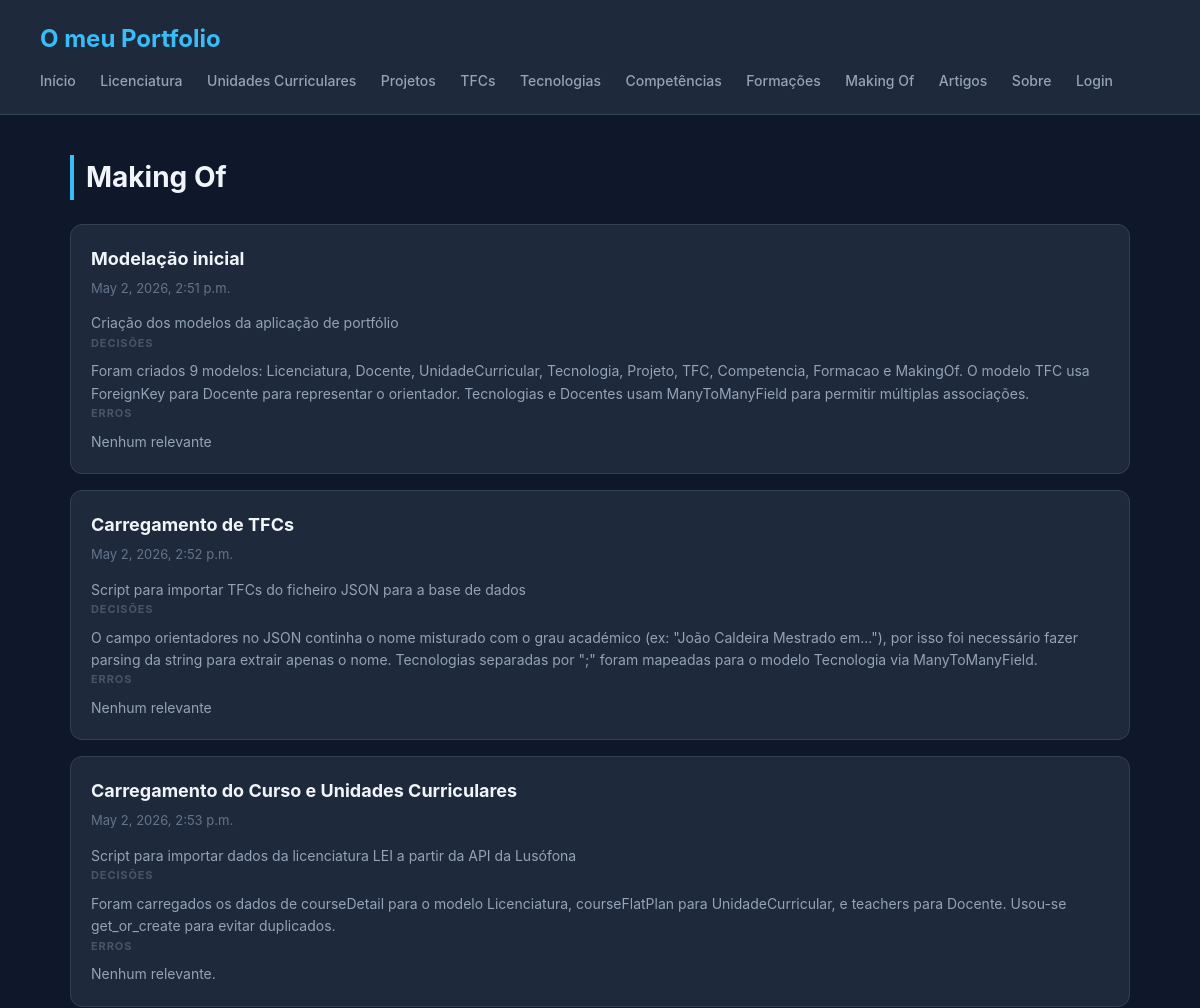
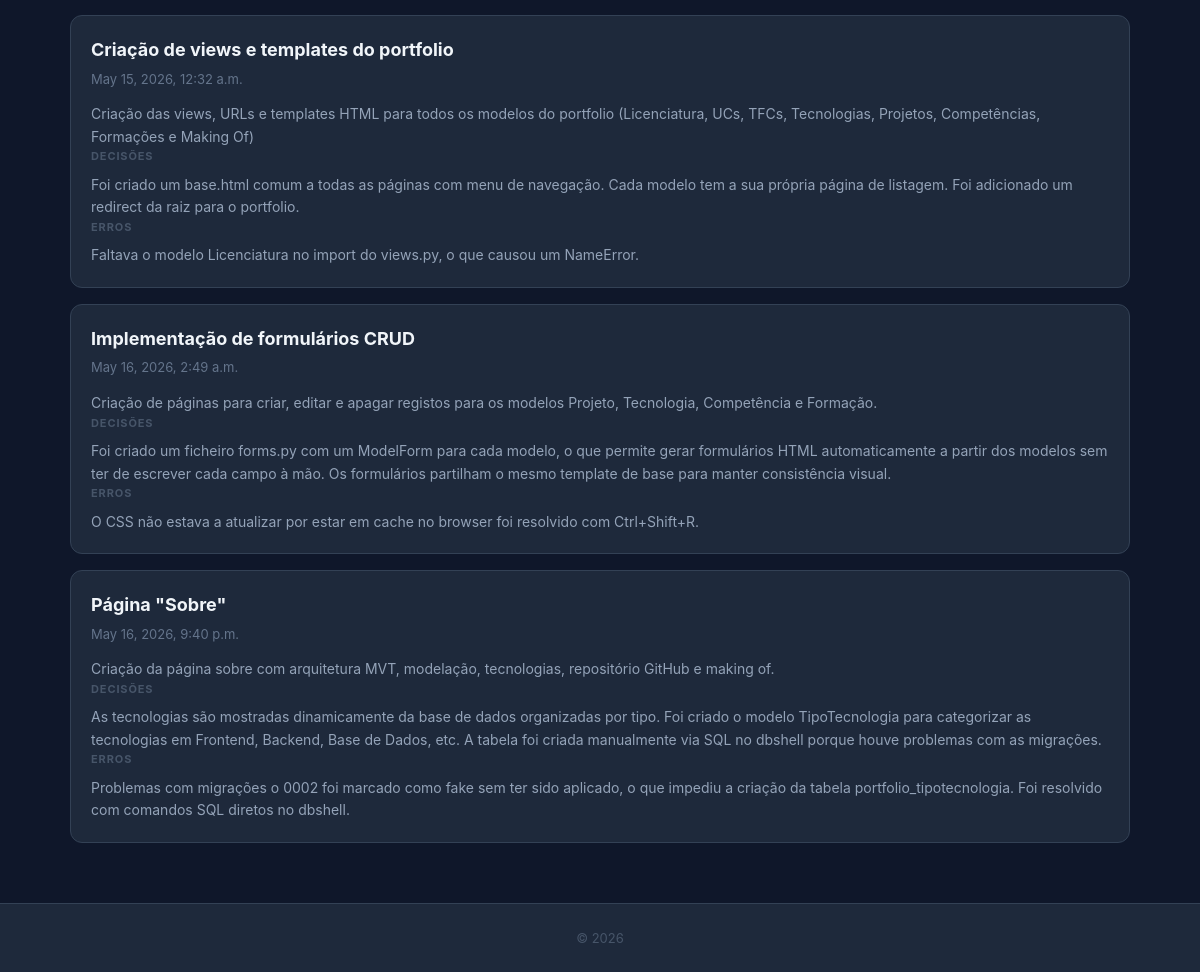
Page /makingof/ on the committed database (2 pictures, top to bottom).
### portfolio/models.py (models this page shows, shortened)
class MakingOf(models.Model):
    data = models.DateTimeField(auto_now_add=True)
    etapa = models.CharField(max_length=100)
    descricao = models.TextField()
    imagem = models.ImageField(upload_to='makingof/', null=True, blank=True)
    decisoes = models.TextField()
    erros = models.TextField()
    uso_ia = models.TextField(blank=True)

### portfolio/views.py (the view)
# urls.py: path('makingof/', views.makingof_view, name='makingof'),
def makingof_view(request):
    entradas = MakingOf.objects.all()
    return render(request, 'portfolio/makingof.html', {'entradas': entradas})

### portfolio/templates/portfolio/makingof.html
{% extends "portfolio/base.html" %}
{% block content %}
<h2>Making Of</h2>
<section>
    {% for entrada in entradas %}
    <article>
        <header>
            <h3>{{ entrada.etapa }}</h3>
            <p>{{ entrada.data }}</p>
        </header>
        <section>
            <p>{{ entrada.descricao }}</p>
            <h4>Decisões</h4>
            <p>{{ entrada.decisoes }}</p>
            <h4>Erros</h4>
            <p>{{ entrada.erros }}</p>
        </section>
    </article>
    {% endfor %}
</section>
{% endblock %}

### portfolio/static/portfolio/styles.css (style rules this page uses)
* { box-sizing: border-box; margin: 0; padding: 0; }
body { font-family: "Inter", "Segoe UI", system-ui, sans-serif; background: #0f172a; color: #e2e8f0; line-height: 1.6; }
h2 { font-size: 28px; margin-bottom: 24px; color: #f1f5f9; border-left: 4px solid #38bdf8; padding-left: 12px; }
section > article { background: #1e293b; border: 1px solid #334155; border-radius: 12px; padding: 20px; margin-bottom: 16px; transition: all 0.25s ease; }
article > header h3 { font-size: 18px; color: #f1f5f9; margin-bottom: 4px; }
article > header p { font-size: 13px; color: #64748b; }
article > section { margin-top: 14px; }
article > section h4 { font-size: 11px; text-transform: uppercase; letter-spacing: 0.08em; color: #475569; margin-bottom: 8px; }
article > section p { font-size: 14px; color: #94a3b8; }

### rows in the picture
MakingOf: etapa "Modelação inicial", data "May 2, 2026, 2:51 p.m.", descricao "Criação dos modelos da aplicação de portfólio", decisoes "Foram criados 9 modelos: Licenciatura, Docente, UnidadeCurricular, Tecnologia, Projeto, TFC, Competencia, Formacao e MakingOf. O modelo TFC usa ForeignKey para Docente para representar o orientador. Tecnologias e Docentes usam ManyToManyField para permitir múltiplas associações.", erros "Nenhum relevante"
MakingOf: etapa "Carregamento de TFCs", data "May 2, 2026, 2:52 p.m.", descricao "Script para importar TFCs do ficheiro JSON para a base de dados", decisoes "O campo orientadores no JSON continha o nome misturado com o grau académico (ex: \"João Caldeira Mestrado em...\"), por isso foi necessário fazer parsing da string para extrair apenas o nome. Tecnologias separadas por \";\" foram mapeadas para o modelo Tecnologia via ManyToManyField.", erros "Nenhum relevante"
MakingOf: etapa "Carregamento do Curso e Unidades Curriculares", data "May 2, 2026, 2:53 p.m.", descricao "Script para importar dados da licenciatura LEI a partir da API da Lusófona", decisoes "Foram carregados os dados de courseDetail para o modelo Licenciatura, courseFlatPlan para UnidadeCurricular, e teachers para Docente. Usou-se get_or_create para evitar duplicados.", erros "Nenhum relevante."
MakingOf: etapa "Criação de views e templates do portfolio", data "May 15, 2026, 12:32 a.m.", descricao "Criação das views, URLs e templates HTML para todos os modelos do portfolio (Licenciatura, UCs, TFCs, Tecnologias, Projetos, Competências, Formações e Making Of)", decisoes "Foi criado um base.html comum a todas as páginas com menu de navegação. Cada modelo tem a sua própria página de listagem. Foi adicionado um redirect da raiz para o portfolio.", erros "Faltava o modelo Licenciatura no import do views.py, o que causou um NameError."
MakingOf: etapa "Implementação de formulários CRUD", data "May 16, 2026, 2:49 a.m.", descricao "Criação de páginas para criar, editar e apagar registos para os modelos Projeto, Tecnologia, Competência e Formação.", decisoes "Foi criado um ficheiro forms.py com um ModelForm para cada modelo, o que permite gerar formulários HTML automaticamente a partir dos modelos sem ter de escrever cada campo à mão. Os formulários partilham o mesmo template de base para manter consistência visual.", erros "O CSS não estava a atualizar por estar em cache no browser foi resolvido com Ctrl+Shift+R."
MakingOf: etapa "Página \"Sobre\"", data "May 16, 2026, 9:40 p.m.", descricao "Criação da página sobre com arquitetura MVT, modelação, tecnologias, repositório GitHub e making of.", decisoes "As tecnologias são mostradas dinamicamente da base de dados organizadas por tipo. Foi criado o modelo TipoTecnologia para categorizar as tecnologias em Frontend, Backend, Base de Dados, etc. A tabela foi criada manualmente via SQL no dbshell porque houve problemas com as migrações.", erros "Problemas com migrações o 0002 foi marcado como fake sem ter sido aplicado, o que impediu a criação da tabela portfolio_tipotecnologia. Foi resolvido com comandos SQL diretos no dbshell."
